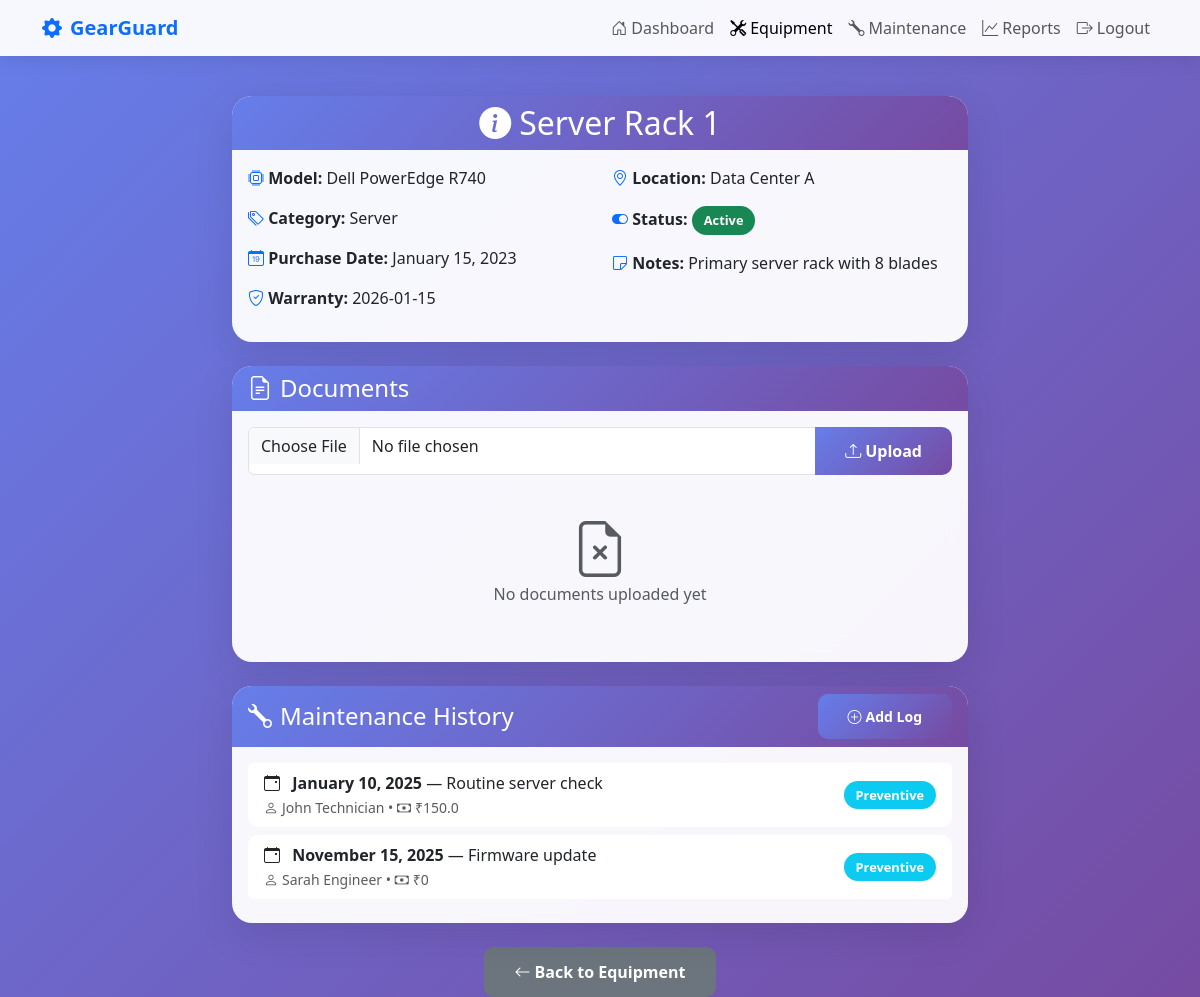
Page /equipment/1 (signed in) on the committed database.
### models.py (models this page shows)
class Equipment(db.Model):
    id = db.Column(db.Integer, primary_key=True)
    user_id = db.Column(db.Integer, db.ForeignKey('user.id'), nullable=False)
    name = db.Column(db.String(100), nullable=False)
    model = db.Column(db.String(100))
    category = db.Column(db.String(50), nullable=False)
    purchase_date = db.Column(db.String(20))
    warranty = db.Column(db.String(50))
    location = db.Column(db.String(100))
    status = db.Column(db.String(20), default="Active")
    notes = db.Column(db.Text)
    logs = db.relationship('MaintenanceLog', backref='asset', lazy=True)
    metrics = db.relationship('Metric', backref='equipment', lazy=True)
    documents = db.relationship('Document', backref='equipment', lazy=True)

class MaintenanceLog(db.Model):
    id = db.Column(db.Integer, primary_key=True)
    equipment_id = db.Column(db.Integer, db.ForeignKey('equipment.id'), nullable=False)
    issue = db.Column(db.String(200), nullable=False)
    type = db.Column(db.String(50), nullable=False)  # Preventive, Corrective, Emergency
    priority = db.Column(db.String(20), nullable=False)  # Low, Medium, High, Critical
    status = db.Column(db.String(20), nullable=False)  # Pending, In Progress, Completed
    cost = db.Column(db.Float)
    date = db.Column(db.String(20))
    technician = db.Column(db.String(100))
    parts_replaced = db.Column(db.Text)
    remarks = db.Column(db.Text)
    notes = db.Column(db.Text)
    recurrence = db.Column(db.String(50))  # daily, weekly, monthly, custom
    next_due = db.Column(db.String(20))
    reminder_date = db.Column(db.String(20))

### app.py (the view)
@app.route('/equipment/<int:id>')
@login_required
def equipment_detail(id):
    asset = Equipment.query.get_or_404(id)
    if asset.user_id != session['user']:
        flash("Access Denied", "error")
        return redirect('/equipment')
    return render_template('equipment_detail.html', asset=asset)

### app.py (called while the page is built)
@app.template_filter('format_date')
def format_date_filter(date_string, output_format='%B %d, %Y'):
    if not date_string:
        return 'N/A'
    try:
        date_str = date_string[:10] if len(date_string) > 10 else date_string
        date_obj = datetime.strptime(date_str, '%Y-%m-%d')
        return date_obj.strftime(output_format)
    except (ValueError, TypeError):
        return date_string

def login_required(f):
    @wraps(f)
    def decorated_function(*args, **kwargs):
        if 'user' not in session:
            flash("Please login first!", "error")
            return redirect('/login')
        return f(*args, **kwargs)
    return decorated_function

### templates/equipment_detail.html (shortened to what this page needs)
<!DOCTYPE html>
<html lang="en">
<head>
    <link href="https://cdn.jsdelivr.net/npm/bootstrap@5.3.0/dist/css/bootstrap.min.css" rel="stylesheet">
    <link href="https://cdn.jsdelivr.net/npm/bootstrap-icons@1.10.0/font/bootstrap-icons.css" rel="stylesheet">
</head>
<body>
    <nav class="navbar navbar-expand-lg navbar-light fixed-top">
        <div class="container">
            <a class="navbar-brand fw-bold text-primary" href="/dashboard">
                <i class="bi bi-gear-fill me-2"></i>GearGuard
            </a>
            <div class="collapse navbar-collapse" id="navbarNav">
                <ul class="navbar-nav ms-auto">
                    <li class="nav-item">
                        <a class="nav-link" href="/dashboard"><i class="bi bi-house-door me-1"></i>Dashboard</a>
                    </li>
                    <li class="nav-item">
                        <a class="nav-link active" href="/equipment"><i class="bi bi-tools me-1"></i>Equipment</a>
                    </li>
                    <li class="nav-item">
                        <a class="nav-link" href="/maintenance"><i class="bi bi-wrench me-1"></i>Maintenance</a>
                    </li>
                    <li class="nav-item">
                        <a class="nav-link" href="/reports"><i class="bi bi-graph-up me-1"></i>Reports</a>
                    </li>
                    <li class="nav-item">
                        <a class="nav-link" href="/logout"><i class="bi bi-box-arrow-right me-1"></i>Logout</a>
                    </li>
                </ul>
            </div>
        </div>
    </nav>
    <div class="container mt-5 pt-5">
        <div class="row">
            <div class="col-lg-8 mx-auto">
                <div class="card mb-4">
                    <div class="card-header text-center">
                        <h2 class="mb-0"><i class="bi bi-info-circle-fill me-2"></i>{{asset.name}}</h2>
                    </div>
                    <div class="card-body">
                        <div class="row">
                            <div class="col-md-6">
                                <div class="mb-3">
                                    <i class="bi bi-cpu text-primary info-icon"></i>
                                    <strong>Model:</strong> {{asset.model or 'N/A'}}
                                </div>
                                <div class="mb-3">
                                    <i class="bi bi-tags text-primary info-icon"></i>
                                    <strong>Category:</strong> {{asset.category}}
                                </div>
                                <div class="mb-3">
                                    <i class="bi bi-calendar-date text-primary info-icon"></i>
                                    <strong>Purchase Date:</strong> {% if asset.purchase_date %}{{ asset.purchase_date | format_date('%B %d, %Y') }}{% else %}N/A{% endif %}
                                </div>
                                <div class="mb-3">
                                    <i class="bi bi-shield-check text-primary info-icon"></i>
                                    <strong>Warranty:</strong> {{asset.warranty or 'N/A'}}
                                </div>
                            </div>
                            <div class="col-md-6">
                                <div class="mb-3">
                                    <i class="bi bi-geo-alt text-primary info-icon"></i>
                                    <strong>Location:</strong> {{asset.location or 'N/A'}}
                                </div>
                                <div class="mb-3">
                                    <i class="bi bi-toggle-on text-primary info-icon"></i>
                                    <strong>Status:</strong>
                                    <span class="badge bg-{{ 'success' if asset.status == 'Active' else 'warning' if asset.status == 'Under Maintenance' else 'secondary' }}">
                                        {{asset.status}}
                                    </span>
                                </div>
                                <div class="mb-3">
                                    <i class="bi bi-sticky text-primary info-icon"></i>
                                    <strong>Notes:</strong> {{asset.notes or 'No notes'}}
                                </div>
                            </div>
                        </div>
                    </div>
                </div>
                <div class="card mb-4">
                    <div class="card-header">
                        <h4 class="mb-0"><i class="bi bi-file-earmark-text me-2"></i>Documents</h4>
                    </div>
                    <div class="card-body">
                        <form method="POST" enctype="multipart/form-data" action="/equipment/{{asset.id}}/upload" class="mb-3">
                            <div class="input-group">
                                <input type="file" name="file" class="form-control" id="fileInput">
                                <button type="submit" class="btn btn-primary">
                                    <i class="bi bi-upload me-1"></i>Upload
                                </button>
                            </div>
                        </form>
                        {% if asset.documents %}
                            <ul class="list-group">
                                {% for doc in asset.documents %}
                                    <li class="list-group-item d-flex justify-content-between align-items-center">
                                        <div>
                                            <i class="bi bi-file-earmark me-2"></i>
                                            <a href="/static/uploads/{{doc.filename}}" target="_blank" class="text-decoration-none">{{doc.filename}}</a>
                                        </div>
                                        <small class="text-muted">{% if doc.upload_date %}{{ doc.upload_date | format_date('%b %d, %Y') }}{% endif %}</small>
                                    </li>
                                {% endfor %}
                            </ul>
                        {% else %}
                            <div class="text-center text-muted py-4">
                                <i class="bi bi-file-earmark-x display-4"></i>
                                <p>No documents uploaded yet</p>
                            </div>
                        {% endif %}
                    </div>
                </div>
                <div class="card mb-4">
                    <div class="card-header d-flex justify-content-between align-items-center">
                        <h4 class="mb-0"><i class="bi bi-wrench me-2"></i>Maintenance History</h4>
                        <a href="/maintenance/add/{{asset.id}}" class="btn btn-primary btn-sm">
                            <i class="bi bi-plus-circle me-1"></i>Add Log
                        </a>
                    </div>
                    <div class="card-body">
                        {% if asset.logs %}
                            <ul class="list-group">
                                {% for l in asset.logs %}
                                    <li class="list-group-item d-flex justify-content-between align-items-center">
                                        <div>
                                            <i class="bi bi-calendar-event me-2"></i>
                                            <strong>{% if l.date %}{{ l.date | format_date('%B %d, %Y') }}{% else %}N/A{% endif %}</strong> — {{l.issue}}
                                            <br>
                                            <small class="text-muted">
                                                <i class="bi bi-person me-1"></i>{{l.technician or 'Unknown'}} •
                                                <i class="bi bi-cash me-1"></i>₹{{l.cost or 0}}
                                            </small>
                                        </div>
                                        <span class="badge bg-info">{{l.type or 'Maintenance'}}</span>
                                    </li>
                                {% endfor %}
                            </ul>
                        {% else %}
                            <div class="text-center text-muted py-4">
                                <i class="bi bi-wrench display-4"></i>
                                <p>No maintenance logs yet</p>
                            </div>
                        {% endif %}
                    </div>
                </div>
                <div class="text-center">
                    <a href="/equipment" class="btn btn-secondary">
                        <i class="bi bi-arrow-left me-1"></i>Back to Equipment
                    </a>
                </div>
            </div>
        </div>
    </div>
</body>
</html>

### templates/equipment_detail.html (style rules this page uses)
body { background: linear-gradient(135deg, #667eea 0%, #764ba2 100%); min-height: 100vh; font-family: 'Segoe UI', Tahoma, Geneva, Verdana, sans-serif; }
.navbar { background: rgba(255, 255, 255, 0.95); backdrop-filter: blur(10px); box-shadow: 0 2px 20px rgba(0,0,0,0.1); }
.card { background: rgba(255, 255, 255, 0.95); backdrop-filter: blur(10px); border: none; border-radius: 20px; box-shadow: 0 10px 40px rgba(0,0,0,0.1); transition: transform 0.3s ease; }
.card-header { background: linear-gradient(135deg, #667eea 0%, #764ba2 100%); color: white; border-radius: 20px 20px 0 0 !important; border: none; }
.btn-primary { background: linear-gradient(135deg, #667eea 0%, #764ba2 100%); border: none; border-radius: 10px; padding: 12px 30px; font-weight: 600; transition: all 0.3s ease; }
.btn-secondary { border-radius: 10px; padding: 12px 30px; font-weight: 600; transition: all 0.3s ease; }
.list-group-item { border: none; border-radius: 10px; margin-bottom: 8px; transition: all 0.3s ease; }
.badge { font-size: 0.8em; padding: 8px 12px; border-radius: 20px; }
.info-icon { width: 20px; text-align: center; }

### rows in the picture
Equipment: name "Server Rack 1", model "Dell PowerEdge R740", category "Server", purchase_date "January 15, 2023", warranty "2026-01-15", location "Data Center A", status "Active", notes "Primary server rack with 8 blades"
MaintenanceLog: date "January 10, 2025", issue "Routine server check", technician "John Technician", cost "150.0", type "Preventive"
MaintenanceLog: date "November 15, 2025", issue "Firmware update", technician "Sarah Engineer", cost "0", type "Preventive"
